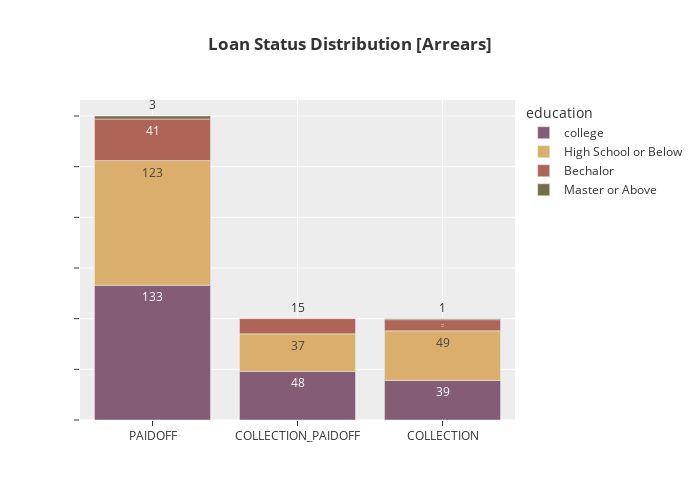

Here is the notebook cell this chart was saved with:
### Code cell
fig = px.bar(stat_edu, 'loan_status', 'count', text_auto=True, title='<b>Loan Status Distribution [Arrears]</b>',
             labels={'count':'', 'loan_status':''}, color_discrete_sequence=px.colors.qualitative.Antique,
             color='education', width=700, height=500)
fig.update_yaxes(showticklabels=False)
fig.update_traces(cliponaxis=False)

### Figure 1 — Plotly figure (JSON) as saved in the notebook; plotly's stock layout.template omitted (floating-point values rounded to 4 significant figures)
{"data": [{"alignmentgroup": "True", "cliponaxis": false, "hovertemplate": "education=college<br>=%{y}<extra></extra>", "legendgroup": "college", "marker": {"color": "rgb(133, 92, 117)", "pattern": {"shape": ""}}, "name": "college", "offsetgroup": "college", "orientation": "v", "showlegend": true, "textposition": "auto", "texttemplate": "%{y}", "type": "bar", "x": ["PAIDOFF", "COLLECTION_PAIDOFF", "COLLECTION"], "xaxis": "x", "y": [133, 48, 39], "yaxis": "y"}, {"alignmentgroup": "True", "cliponaxis": false, "hovertemplate": "education=High School or Below<br>=%{y}<extra></extra>", "legendgroup": "High School or Below", "marker": {"color": "rgb(217, 175, 107)", "pattern": {"shape": ""}}, "name": "High School or Below", "offsetgroup": "High School or Below", "orientation": "v", "showlegend": true, "textposition": "auto", "texttemplate": "%{y}", "type": "bar", "x": ["PAIDOFF", "COLLECTION", "COLLECTION_PAIDOFF"], "xaxis": "x", "y": [123, 49, 37], "yaxis": "y"}, {"alignmentgroup": "True", "cliponaxis": false, "hovertemplate": "education=Bechalor<br>=%{y}<extra></extra>", "legendgroup": "Bechalor", "marker": {"color": "rgb(175, 100, 88)", "pattern": {"shape": ""}}, "name": "Bechalor", "offsetgroup": "Bechalor", "orientation": "v", "showlegend": true, "textposition": "auto", "texttemplate": "%{y}", "type": "bar", "x": ["PAIDOFF", "COLLECTION_PAIDOFF", "COLLECTION"], "xaxis": "x", "y": [41, 15, 11], "yaxis": "y"}, {"alignmentgroup": "True", "cliponaxis": false, "hovertemplate": "education=Master or Above<br>=%{y}<extra></extra>", "legendgroup": "Master or Above", "marker": {"color": "rgb(115, 111, 76)", "pattern": {"shape": ""}}, "name": "Master or Above", "offsetgroup": "Master or Above", "orientation": "v", "showlegend": true, "textposition": "auto", "texttemplate": "%{y}", "type": "bar", "x": ["PAIDOFF", "COLLECTION"], "xaxis": "x", "y": [3, 1], "yaxis": "y"}], "layout": {"barmode": "relative", "height": 500, "legend": {"title": {"text": "education"}, "tracegroupgap": 0}, "title": {"text": "<b>Loan Status Distribution [Arrears]</b>"}, "width": 700, "xaxis": {"anchor": "y", "domain": [0, 1], "title": {"text": ""}}, "yaxis": {"anchor": "x", "domain": [0, 1], "showticklabels": false, "title": {"text": ""}}}}
